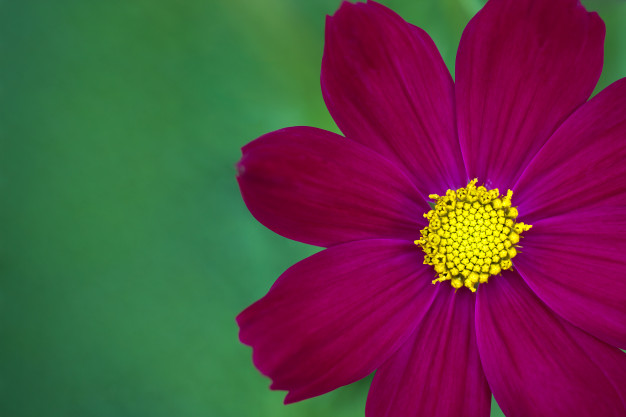
%> input picture Practicas/Octave/flor.jpg, 626 x 417 px
$ octave ROI.m   (GNU Octave 9; MATLAB toolbox functions it lacks are replaced by stand-ins)
%> lines starting %> are read from the running program, lines starting %| are printed output that depends on the picture; in (x1, y1, x2, y2) boxes, pixels count from 0 and x2, y2 are one past the last pixel; in counts of white or black regions, pixels touching at a corner belong together; the program's own positions count from 1
clear all;
clc;
warning off;

%pkg load image

%Filtros
I=rgb2gray(imread('C:\Users\congreso\Curso-PDI-CICATA2018\Practicas\Octave\flor.jpg'));
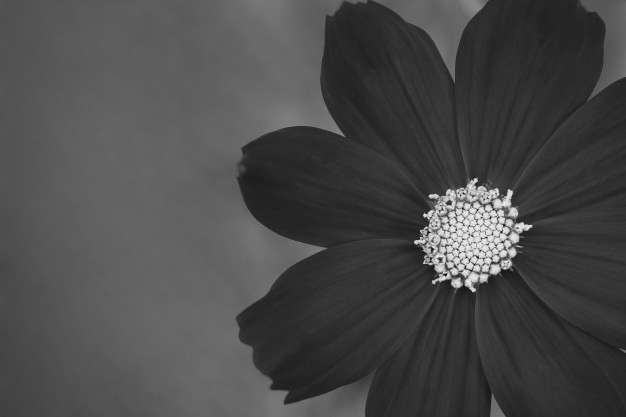
%> I: size 417x626 uint8; min 13, max 238, mean 74
canny= edge (I, "Canny");
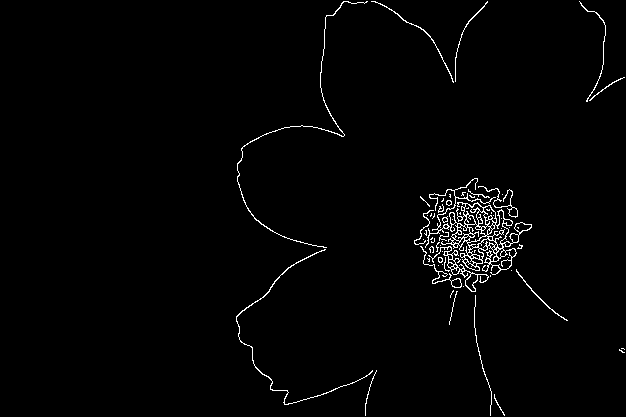
%> canny: size 417x626 logical; 1.7% white in thin lines or dots, all inside (x1, y1, x2, y2) = (236, 1, 625, 416)
imshow(canny)
imwrite(canny, 'C:\Users\congreso\Curso-PDI-CICATA2018\Practicas\Octave\Canny.jpg')
canny2= edge (I, "Canny",0.2);
imshow(canny2)
imwrite(canny2, 'C:\Users\congreso\Curso-PDI-CICATA2018\Practicas\Octave\Canny2.jpg')

%Histograma de la imagen
hist(I)
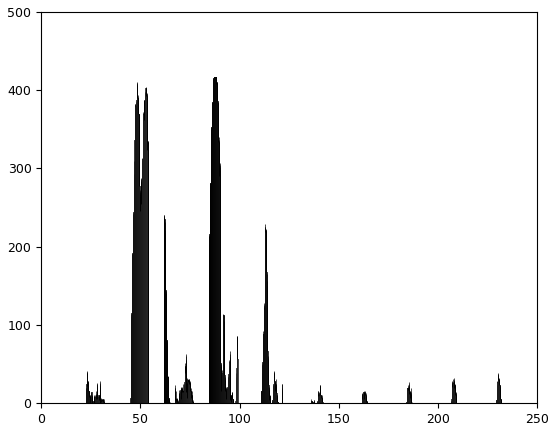
%> figure redrawn from the program's plot data; tallest bar 238 high, from x = 62.05 to 62.07; tallest bar 238 high, from x = 62.07 to 62.1; tallest bar 240 high, from x = 62.1 to 62.12; tallest bar 240 high, from x = 62.12 to 62.14

%Utilizando el histograma de la imagen, encuentra el contorno del objeto con filtros Prewitt, Sobel y Roberts.


%Segmentaci髇
bw = im2bw (I, 0.2);
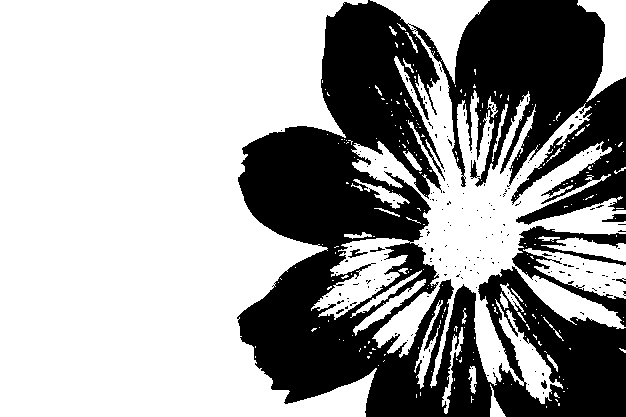
%> bw: size 417x626 logical; 64% white; 189 black regions (180 under 20 px), largest, box (x1, y1, x2, y2) and area: (237, 0, 626, 417) 89987, (512, 226, 626, 327) 2944, (602, 214, 626, 222) 128
Iseg=I.*(imcomplement(bw));
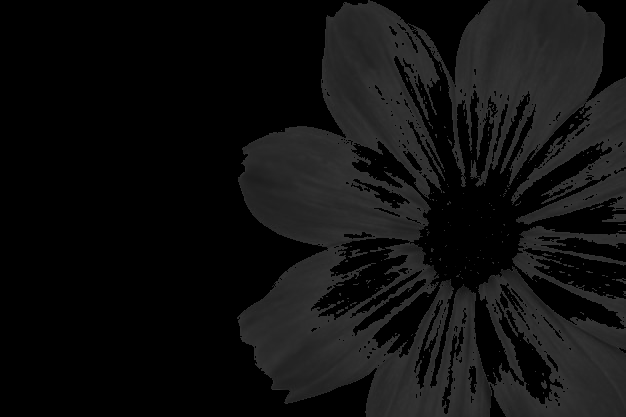
%> Iseg: size 417x626 uint8; min 0, max 51, mean 15.9
subplot(1,3,1);imshow(I); title('Imagen original')
subplot(1,3,2);imshow(bw); title('Imagen binarizada')
subplot(1,3,3);imshow(Iseg); title('Imagen segmentada')

%Utilizando los conocimientos previos, segmenta una imagen en color, muestra y guarda tus resultados.
